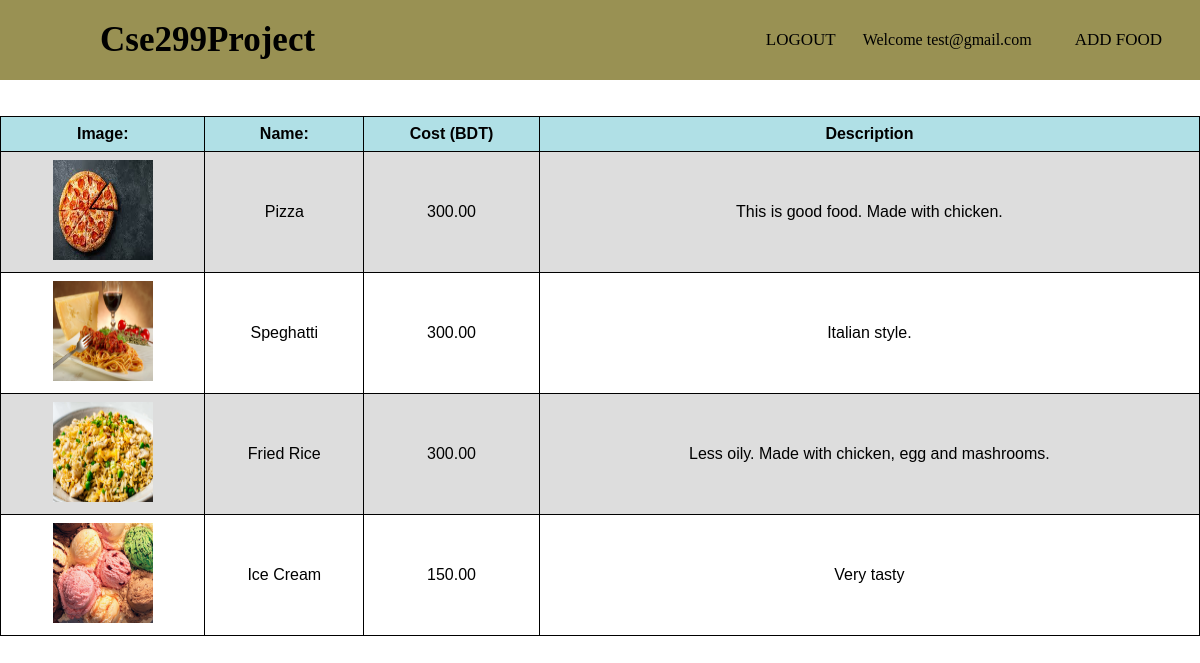
Screenshot of /restaurant_dashboard.php (signed in) with the database file from the repository.
### tables this page shows
CREATE TABLE `food` (
  `food_id` smallint(3) UNSIGNED NOT NULL,
  `food_name` varchar(25) NOT NULL,
  `food_price` decimal(6,2) NOT NULL,
  `food_description` varchar(150) NOT NULL,
  `food_image` varchar(1000) NOT NULL,
  `restaurant_id` smallint(3) UNSIGNED NOT NULL
);

### restaurant_dashboard.php (the view, shortened to what this page needs)
<!DOCTYPE html>
<html lang="en" dir="ltr">
  <head>
    <link rel="stylesheet" href="restaurant_dashboard.css">
  </head>
  <body>
    <nav>
      <li class="active">
      <div class="sub-menu-1">
           <ul>
               <li><a href="food_enlist.php">Add Food</a></li>
           </ul>
       </div>
      <label class="logo">Cse299Project</label>
      <ul>
        <li><a href="logout.php">Logout</a></li>
        <li><p><?php
                      echo "Welcome " .$_SESSION["emailID"];
               ?>
            </p></li>
      </ul>
    </nav>
<br><br>
    <?php
    require 'connections.php';
    $restaurant_email=$_SESSION['emailID'];
    $sqll ="SELECT restaurant_id
            FROM restaurant
            WHERE restaurant_email='$restaurant_email'";
    $restaurant=mysqli_query($conn,$sqll);
    $row = mysqli_fetch_array($restaurant);
    $restaurant_id= max($row);
    $sql="SELECT *
          FROM food
          WHERE restaurant_id='$restaurant_id'";
    $result=mysqli_query($conn,$sql);
    if (mysqli_num_rows($result)>0) {
      echo '<table>
            <tr>
            <th>Image:</th>
            <th>Name:</th>
            <th>Cost (BDT)</th>
            <th>Description</th>
            </tr>';
    while ($row = mysqli_fetch_assoc($result)) {
      echo '<tr>
              <td><img src="images/'.$row['food_image'].'" height="100" width="100"/></td>
              <td>'.$row['food_name'].'</td>
              <td>'.$row['food_price'].'</td>
              <td>'.$row['food_description'].'</td>
              </tr>';
      }
  }
  ?>
  </body>
</html>

### restaurant_dashboard.css (style rules this page uses)
table { font-family: arial, sans-serif; border-collapse: collapse; width: 100%; }
td, th { border: 1px solid #000000; text-align: center; padding: 8px; }
th { background: #B0E0E6; }
tr:nth-child(even) { background-color: #dddddd; }
* { padding: 0; margin: 0; text-decoration: none; list-style: none; box-sizing: border-box; }
body { background-size: cover; height: calc(100vh-80px); min-height: 740px; font-family: montserrat; }
nav { background: #999153; height: 80px; width: 100%; }
label.logo { color: black; font-size: 35px; line-height: 80px; padding: 0 100px; font-weight: bold; }
nav ul { float: right; margin-right: 20px; }
nav ul li { display: inline-block; line-height: 80px; margin: 0 5px; }
nav ul li a { color: black; font-size: 17px; padding: 7px 13px; border-radius: 3px; text-transform: uppercase; }

### rows the page displays
food: food_image (picture), food_name "Pizza", food_price "300.00", food_description "This is good food. Made with chicken."
food: food_image (picture), food_name "Speghatti", food_price "300.00", food_description "Italian style."
food: food_image (picture), food_name "Fried Rice", food_price "300.00", food_description "Less oily. Made with chicken, egg and mashrooms."
food: food_image (picture), food_name "Ice Cream", food_price "150.00", food_description "Very tasty"

### other values shown
$_SESSION["emailID"] "test@gmail.com"
